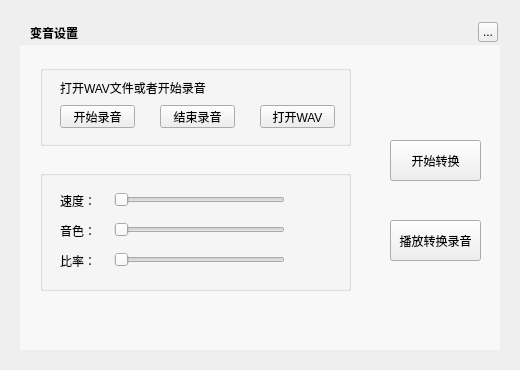
<?xml version="1.0" encoding="UTF-8"?>
<ui version="4.0">
 <class>MusicSoundTouchWidget</class>
 <widget class="QWidget" name="MusicSoundTouchWidget">
  <property name="geometry">
   <rect>
    <x>0</x>
    <y>0</y>
    <width>520</width>
    <height>370</height>
   </rect>
  </property>
  <property name="windowTitle">
   <string>录音设置</string>
  </property>
  <widget class="QLabel" name="background">
   <property name="geometry">
    <rect>
     <x>20</x>
     <y>20</y>
     <width>480</width>
     <height>330</height>
    </rect>
   </property>
   <property name="text">
    <string/>
   </property>
  </widget>
  <widget class="QLabel" name="topTitleName">
   <property name="geometry">
    <rect>
     <x>30</x>
     <y>20</y>
     <width>100</width>
     <height>25</height>
    </rect>
   </property>
   <property name="styleSheet">
    <string notr="true">color:&quot;#FFFFFF&quot;;font-weight:bold</string>
   </property>
   <property name="text">
    <string>变音设置</string>
   </property>
  </widget>
  <widget class="QToolButton" name="topTitleCloseButton">
   <property name="geometry">
    <rect>
     <x>478</x>
     <y>22</y>
     <width>20</width>
     <height>20</height>
    </rect>
   </property>
   <property name="text">
    <string>...</string>
   </property>
  </widget>
  <widget class="QWidget" name="backgroundMask" native="true">
   <property name="geometry">
    <rect>
     <x>20</x>
     <y>45</y>
     <width>480</width>
     <height>305</height>
    </rect>
   </property>
   <property name="styleSheet">
    <string notr="true">background:rgba(255,255,255,150);</string>
   </property>
   <zorder>transformButton</zorder>
  </widget>
  <widget class="QGroupBox" name="groupBox">
   <property name="geometry">
    <rect>
     <x>40</x>
     <y>65</y>
     <width>311</width>
     <height>81</height>
    </rect>
   </property>
   <property name="title">
    <string/>
   </property>
   <widget class="QPushButton" name="openButton">
    <property name="geometry">
     <rect>
      <x>220</x>
      <y>40</y>
      <width>75</width>
      <height>23</height>
     </rect>
    </property>
    <property name="cursor">
     <cursorShape>PointingHandCursor</cursorShape>
    </property>
    <property name="text">
     <string>打开WAV</string>
    </property>
   </widget>
   <widget class="QLabel" name="label">
    <property name="geometry">
     <rect>
      <x>20</x>
      <y>15</y>
      <width>161</width>
      <height>16</height>
     </rect>
    </property>
    <property name="text">
     <string>打开WAV文件或者开始录音</string>
    </property>
   </widget>
   <widget class="QPushButton" name="stopButton">
    <property name="geometry">
     <rect>
      <x>120</x>
      <y>40</y>
      <width>75</width>
      <height>23</height>
     </rect>
    </property>
    <property name="cursor">
     <cursorShape>PointingHandCursor</cursorShape>
    </property>
    <property name="text">
     <string>结束录音</string>
    </property>
   </widget>
   <widget class="QPushButton" name="playButton">
    <property name="geometry">
     <rect>
      <x>20</x>
      <y>40</y>
      <width>75</width>
      <height>23</height>
     </rect>
    </property>
    <property name="cursor">
     <cursorShape>PointingHandCursor</cursorShape>
    </property>
    <property name="text">
     <string>开始录音</string>
    </property>
   </widget>
  </widget>
  <widget class="QGroupBox" name="groupBox_2">
   <property name="geometry">
    <rect>
     <x>40</x>
     <y>170</y>
     <width>311</width>
     <height>121</height>
    </rect>
   </property>
   <property name="title">
    <string/>
   </property>
   <widget class="QSlider" name="tempoSlider">
    <property name="geometry">
     <rect>
      <x>74</x>
      <y>20</y>
      <width>171</width>
      <height>20</height>
     </rect>
    </property>
    <property name="orientation">
     <enum>Qt::Horizontal</enum>
    </property>
   </widget>
   <widget class="QLabel" name="tempoLabel">
    <property name="geometry">
     <rect>
      <x>20</x>
      <y>20</y>
      <width>54</width>
      <height>21</height>
     </rect>
    </property>
    <property name="text">
     <string>速度：</string>
    </property>
   </widget>
   <widget class="QLabel" name="pitchLabel">
    <property name="geometry">
     <rect>
      <x>20</x>
      <y>50</y>
      <width>54</width>
      <height>21</height>
     </rect>
    </property>
    <property name="text">
     <string>音色：</string>
    </property>
   </widget>
   <widget class="QSlider" name="pitchSlider">
    <property name="geometry">
     <rect>
      <x>74</x>
      <y>50</y>
      <width>171</width>
      <height>20</height>
     </rect>
    </property>
    <property name="orientation">
     <enum>Qt::Horizontal</enum>
    </property>
   </widget>
   <widget class="QLabel" name="rateLabel">
    <property name="geometry">
     <rect>
      <x>20</x>
      <y>80</y>
      <width>54</width>
      <height>21</height>
     </rect>
    </property>
    <property name="text">
     <string>比率：</string>
    </property>
   </widget>
   <widget class="QSlider" name="rateSlider">
    <property name="geometry">
     <rect>
      <x>74</x>
      <y>80</y>
      <width>171</width>
      <height>20</height>
     </rect>
    </property>
    <property name="orientation">
     <enum>Qt::Horizontal</enum>
    </property>
   </widget>
   <widget class="QLabel" name="pitchLabelValue">
    <property name="geometry">
     <rect>
      <x>250</x>
      <y>50</y>
      <width>54</width>
      <height>21</height>
     </rect>
    </property>
    <property name="alignment">
     <set>Qt::AlignCenter</set>
    </property>
   </widget>
   <widget class="QLabel" name="rateLabelValue">
    <property name="geometry">
     <rect>
      <x>250</x>
      <y>80</y>
      <width>54</width>
      <height>21</height>
     </rect>
    </property>
    <property name="alignment">
     <set>Qt::AlignCenter</set>
    </property>
   </widget>
   <widget class="QLabel" name="tempoLabelValue">
    <property name="geometry">
     <rect>
      <x>250</x>
      <y>20</y>
      <width>54</width>
      <height>21</height>
     </rect>
    </property>
    <property name="alignment">
     <set>Qt::AlignCenter</set>
    </property>
   </widget>
  </widget>
  <widget class="QLabel" name="pathLabel">
   <property name="geometry">
    <rect>
     <x>40</x>
     <y>300</y>
     <width>311</width>
     <height>21</height>
    </rect>
   </property>
  </widget>
  <widget class="QPushButton" name="transformButton">
   <property name="geometry">
    <rect>
     <x>390</x>
     <y>140</y>
     <width>91</width>
     <height>41</height>
    </rect>
   </property>
   <property name="cursor">
    <cursorShape>PointingHandCursor</cursorShape>
   </property>
   <property name="text">
    <string>开始转换</string>
   </property>
  </widget>
  <widget class="QPushButton" name="playWavButton">
   <property name="geometry">
    <rect>
     <x>390</x>
     <y>220</y>
     <width>91</width>
     <height>41</height>
    </rect>
   </property>
   <property name="cursor">
    <cursorShape>PointingHandCursor</cursorShape>
   </property>
   <property name="text">
    <string>播放转换录音</string>
   </property>
  </widget>
  <zorder>background</zorder>
  <zorder>backgroundMask</zorder>
  <zorder>topTitleName</zorder>
  <zorder>topTitleCloseButton</zorder>
  <zorder>groupBox</zorder>
  <zorder>groupBox_2</zorder>
  <zorder>pathLabel</zorder>
  <zorder>transformButton</zorder>
  <zorder>playWavButton</zorder>
 </widget>
 <resources/>
 <connections/>
</ui>
